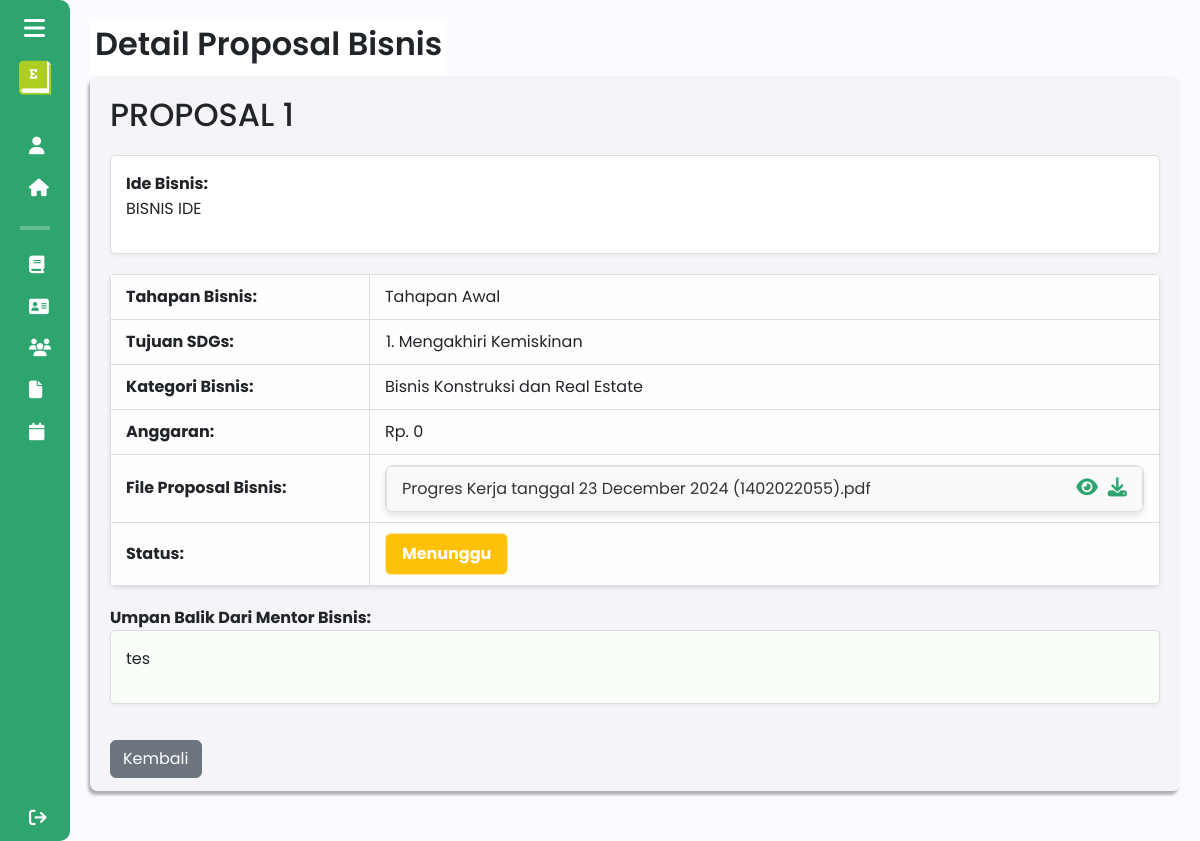
The page /admin/detail_proposal_bisnis?id=36&id_kelompok=25 (signed in) on the database its author committed.
### tables this page shows
CREATE TABLE `proposal_bisnis_backup` (
  `id` int(11) NOT NULL DEFAULT 0,
  `judul_proposal` varchar(255) NOT NULL,
  `tahapan_bisnis` varchar(25) NOT NULL,
  `sdg` text NOT NULL,
  `kategori` varchar(255) DEFAULT NULL,
  `other_category` varchar(255) DEFAULT NULL,
  `proposal_pdf` varchar(255) NOT NULL,
  `kelompok_id` int(11) NOT NULL,
  `status` enum('menunggu','ditolak','disetujui') DEFAULT 'menunggu',
  `ide_bisnis` varchar(255) DEFAULT NULL,
  `feedback` varchar(2000) DEFAULT NULL,
  `anggaran` varchar(255) DEFAULT NULL
);

### components/pages/admin/detail_proposal_bisnis_admin.php (the view, shortened to what this page needs)
<?php
include $_SERVER['DOCUMENT_ROOT'] . '/Entree/config/db_connection.php';
$id_proposal = isset($_GET['id']) ? $_GET['id'] : null;
$id_kelompok = isset($_GET['id_kelompok']) ? $_GET['id_kelompok'] : null;
if ($id_proposal) {
    $sql = "SELECT * FROM proposal_bisnis_backup WHERE id = $id_proposal";
    $result = $conn->query($sql);
}
if ($result->num_rows > 0) {
    $proposal = $result->fetch_assoc();
} else {
    echo "Proposal tidak ditemukan.";
    exit;
}
$sdg_mapping = [
    "mengakhiri_kemiskinan" => "1. Mengakhiri Kemiskinan",
    "mengakhiri_kelaparan" => "2. Mengakhiri Kelaparan",
    "kesehatan_kesejahteraan" => "3. Kesehatan dan Kesejahteraan",
    "pendidikan_berkualitas" => "4. Pendidikan Berkualitas",
    "kesetaraan_gender" => "5. Kesetaraan Gender",
    "air_bersih_sanitasi" => "6. Air Bersih dan Sanitasi",
    "energi_bersih_terjangkau" => "7. Energi Bersih dan Terjangkau",
    "pekerjaan_pertumbuhan_ekonomi" => "8. Pekerjaan Layak dan Pertumbuhan Ekonomi",
    "industri_inovasi_infrastruktur" => "9. Industri, Inovasi, dan Infrastruktur",
    "mengurangi_ketimpangan" => "10. Mengurangi Ketimpangan",
    "kota_komunitas_berkelanjutan" => "11. Kota dan Komunitas Berkelanjutan",
    "konsumsi_produksi_bertanggung_jawab" => "12. Konsumsi dan Produksi yang Bertanggung Jawab",
    "penanganan_perubahan_iklim" => "13. Penanganan Perubahan Iklim",
    "ekosistem_lautan" => "14. Ekosistem Lautan",
    "ekosistem_daratan" => "15. Ekosistem Daratan",
    "perdamaian_keadilan_institusi_kuat" => "16. Perdamaian, Keadilan, dan Kelembagaan yang Kuat",
    "kemitraan_tujuan" => "17. Kemitraan untuk Mencapai Tujuan"
];
$sdg_selected = explode(",", $proposal['sdg']);
$sdg_labels = array_map(function ($key) use ($sdg_mapping) {
    return $sdg_mapping[$key] ?? $key;
}, $sdg_selected);
?>
<!DOCTYPE html>
<html lang="en">
<head>
    <link href="https://cdn.lineicons.com/4.0/lineicons.css" rel="stylesheet" />
    <link href="https://cdn.jsdelivr.net/npm/bootstrap@5.3.0-alpha3/dist/css/bootstrap.min.css" rel="stylesheet"
>
    <link rel="stylesheet" href="/Entree/assets/css/detail_proposal.css">
</head>
<body>
    <div class="wrapper">
        <?php
        include 'sidebar_admin.php';
        ?>
        <div class="main">
            <?php
            include 'header_admin.php';
            ?>
            <div class="main_wrapper">
                <h2><?php echo htmlspecialchars($proposal['judul_proposal']); ?></h2>
                <div class="description">
                    <strong>Ide Bisnis:</strong>
                    <p><?php echo htmlspecialchars($proposal['ide_bisnis'] ?? 'Tidak ada ide bisnis.'); ?></p>
                </div>
                <table class="styled-table">
                    <tr>
                        <td><strong>Tahapan Bisnis:</strong></td>
                        <td class="file-box">
                            <?php echo htmlspecialchars($proposal['tahapan_bisnis']); ?>
                        </td>
                    </tr>
                    <tr>
                        <td><strong>Tujuan SDGs:</strong></td>
                        <td class="file-box m-0 p-0">
                            <ul class="m-0 p-0 mx-3">
                                <?php foreach ($sdg_labels as $label): ?>
                                    <li><?php echo htmlspecialchars($label); ?></li>
                                <?php endforeach; ?>
                            </ul>
                        </td>
                    </tr>
                    <tr>
                        <td><strong>Kategori Bisnis:</strong></td>
                        <td class="file-box">
                            <?php
                            if ($proposal['kategori'] === 'lainnya') {
                                echo htmlspecialchars($proposal['other_category']);
                            } else {
                                echo htmlspecialchars($proposal['kategori']);
                            }
                            ?>
                        </td>
                    </tr>
                    <tr>
                        <td><strong>Anggaran:</strong></td>
                        <td class="file-box">
                            Rp. <?php echo number_format($proposal['anggaran'], 0, ',', '.'); ?>
                        </td>
                    </tr>
                    <tr>
                        <td><strong>File Proposal Bisnis:</strong></td>
                        <td class="file-box">
                            <ul id="fileList">
                                <li class="file-box">
                                    <div class="file-info">
                                        <?php echo htmlspecialchars(basename($proposal['proposal_pdf'])); ?>
                                    </div>
                                    <div class="icon-group">
                                        <a href="/Entree/components/pages/mahasiswa/uploads/proposal/<?php echo basename($proposal['proposal_pdf']); ?>" target="_blank" class="detail-icon" data-bs-toggle="tooltip" data-bs-custom-class="custom-tooltip" data-bs-title="Lihat File">
                                            <i class="fa-solid fa-eye"></i>
                                        </a>
                                        <a href="/Entree/components/pages/mahasiswa/uploads/proposal/<?php echo basename($proposal['proposal_pdf']); ?>" download class="btn-icon" data-bs-toggle="tooltip" data-bs-custom-class="custom-tooltip" data-bs-title="Unduh File">
                                            <i class="fa-solid fa-download"></i>
                                        </a>
                                    </div>
                                </li>
                            </ul>
                        </td>
                    </tr>
                    <tr>
                        <td><strong>Status:</strong></td>
                        <td class="file-box">
                            <?php
                                if ($proposal['status'] == 'disetujui') {
                                    echo '<p class="alert alert-success text-white fw-bold text-center p-2 m-0 px-3" style="background-color:#2ea56f; width:fit-content;" role="alert">Disetujui</p>';
                                } elseif ($proposal['status'] == 'ditolak') {
                                    echo '<p class="alert alert-danger text-white fw-bold text-center p-2 m-0 px-3" style="background-color:#dc3545; width:fit-content;" role="alert">Ditolak</p>';
                                } else {
                                    echo '<p class="alert alert-warning text-white fw-bold text-center p-2 m-0 px-3" style="background-color: #ffc107; width:fit-content;" role="alert">Menunggu</p>';
                                }
                            ?>
                        </td>
                    </tr>
                </table>
                <strong>Umpan Balik Dari Mentor Bisnis:</strong>
                <div class="feedback-box">
                    <p><?php echo htmlspecialchars($proposal['feedback'] ?? 'Belum ada umpan balik.'); ?></p>
                </div>
                <div class="mt-3" onclick="window.location.href='proposal_bisnis?id_kelompok=<?php echo htmlspecialchars($id_kelompok); ?>'" title="Kembali">
                    <button class="btn btn-secondary mt-3">Kembali</button>
                </div>
            </div>
        </div>
    </div>
</body>
</html>

### assets/css/detail_proposal.css (style rules this page uses)
body { font-family: Arial, sans-serif; background-color: #f4f4f9; }
.main { padding: 20px; }
.main_wrapper { padding: 30px; background-color: #f4f4f9; border-radius: 8px; box-shadow: 0 4px 6px rgba(0, 0, 0, 0.1); height: 85vh; padding: 30px; }
h2 { font-size: 24px; font-weight: bold; margin-bottom: 20px; }
.description { margin: 20px 0; padding: 15px; background-color: #fff; border: 1px solid #ddd; border-radius: 5px; line-height: 1.6; box-shadow: 0 2px 4px rgba(0, 0, 0, 0.05); }
.styled-table { width: 100%; margin: 20px 0; border-collapse: collapse; background-color: #fff; border-radius: 5px; overflow: hidden; box-shadow: 0 2px 4px rgba(0, 0, 0, 0.1); }
.styled-table td { padding: 10px 15px; border: 1px solid #ddd; background-color: #fefefe; vertical-align: middle; }
.file-box { background-color: #f9f9f9; padding: 10px 15px; border: 1px solid #ddd; border-radius: 5px; }
.feedback-box { width: 100%; padding: 15px; border: 1px solid #ddd; background-color: #f8fef8; border-radius: 5px; box-shadow: 0 2px 4px rgba(0, 0, 0, 0.05); overflow-y: auto; max-height: 200px; line-height: 1.6; margin-bottom: 20px; }
#fileList { list-style: none; padding: 0; margin: 0; border: 1px solid #ddd; border-radius: 8px; background: #f9f9f9; box-shadow: 0 4px 6px rgba(0, 0, 0, 0.1); overflow: hidden; text-align: left; }
#fileList li { display: flex; justify-content: space-between; align-items: center; padding: 10px 15px; border-bottom: 1px solid #e0e0e0; font-size: 1rem; color: #333; transition: background 0.3s; }
#fileList li:last-child { border-bottom: none; }
#fileList li .file-info { display: flex; flex-direction: row; }
#fileList li .icon-group { display: flex; gap: 10px; }
#fileList li .icon-group i { font-size: 1.2rem; color: #2ea56f; cursor: pointer; transition: color 0.3s; }

### assets/css/sidebar.css (style rules this page uses)
a { text-decoration: none; }
li { list-style: none; }
body { font-family: "Poppins", sans-serif; }
.wrapper { display: flex; }
.main { min-height: 100vh; width: 100%; overflow: hidden; transition: all 0.35s ease-in-out; background-color: #fafbfe; }
.main_wrapper { width: 100%; height: 85vh; background-color: #f4f4f9; box-shadow: -2px 4px 3px rgba(0, 0, 0, 0.3); margin: 0; padding: 20px; overflow-y: auto; border-radius: 8px; }

### assets/css/header.css (style rules this page uses)
a { text-decoration: none; }
li { list-style: none; }
body { font-family: "Poppins", sans-serif; }

### rows shown on the page
proposal_bisnis_backup: judul_proposal "PROPOSAL 1", ide_bisnis "BISNIS IDE", tahapan_bisnis "Tahapan Awal", sdg "1. Mengakhiri Kemiskinan", kategori "Bisnis Konstruksi dan Real Estate", anggaran "0", proposal_pdf "Progres Kerja tanggal 23 December 2024 (1402022055).pdf", feedback "tes"

### other values the page prints
$pageTitle "Detail Proposal Bisnis"
